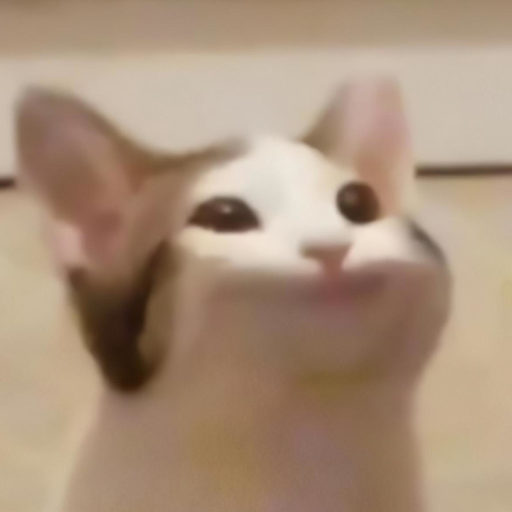
#> input picture twitter-card.png, 1024 x 1024 px (shown at 1/2 size)
$ python create-gif.py
#> lines starting #> are read from the running program, lines starting #| are printed output that depends on the picture
import imageio.v3 as iio
from PIL import Image
import numpy as np

filenames = ['twitter-card.png', 'Untitled.png']
images = []

for filename in filenames:
    # read image as numpy array
    arr = iio.imread(filename)
#> arr is the input picture: shape (1024, 1024, 3); mean R, G, B 170, 145.1, 122.8
    # convert to PIL Image for high-quality resize
    img = Image.fromarray(arr)
    # use a high-quality resampling filter
    resized = img.resize((256, 256), Image.LANCZOS)
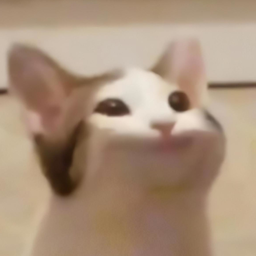
#> resized: PIL image 256x256 RGB; mean R, G, B 170, 145.1, 122.8
    # convert back to numpy array for imageio
    images.append(np.array(resized))

# write animated GIF
iio.imwrite('bopcat.gif', images, duration=500, loop=0)
